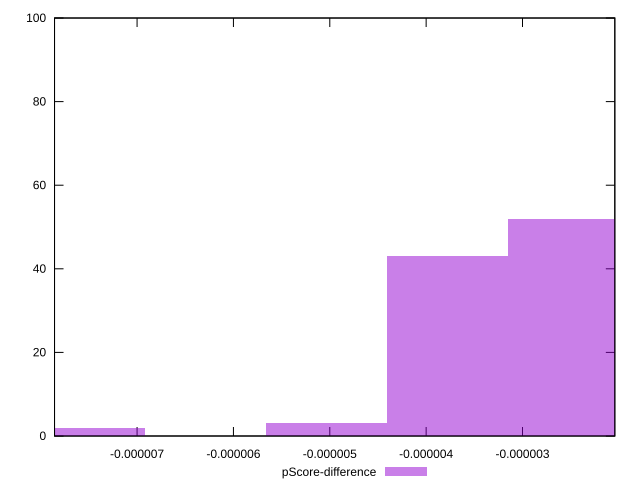

gnuplot code for this plot:
reset

$pScoreDifference <<EOF
-0.000005034527133862775 3
-0.0000037758953503970814 43
-0.0000025172635669313875 52
-0.000007551790700794163 2
EOF

set key outside below
set boxwidth 0.0000012586317834656937
set xrange [-0.000007856578105536194:-0.000002041939424546335]
set yrange [0:100]
set trange [0:100]
set style fill transparent solid 0.5 noborder
set terminal svg size 640, 490 enhanced background rgb 'white'
set output "report_00018_2021-02-10T15-25-16.877Z/bootup-time/samples/pages+cached+noadtech+nomedia/pScore-difference/histogram.svg"

plot $pScoreDifference title "pScore-difference" with boxes

reset
